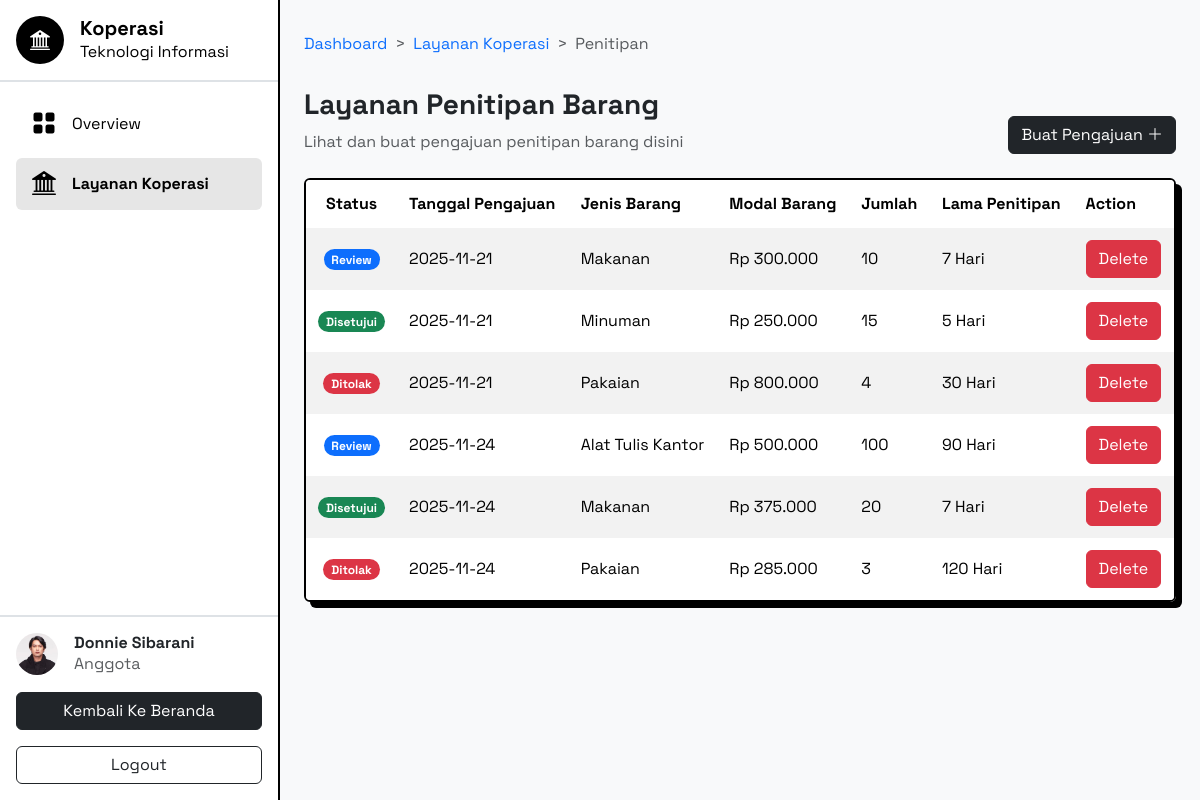
Screenshot of /dashboard/layanan-koperasi/penitipan (signed in) with the database file from the repository.
### tables this page shows
CREATE TABLE `users` (
  `id` int NOT NULL,
  `avatar` varchar(150) NOT NULL,
  `nama` varchar(50) NOT NULL,
  `username` varchar(15) NOT NULL,
  `password` varchar(100) NOT NULL,
  `timestamp` timestamp NULL DEFAULT CURRENT_TIMESTAMP,
  `keterangan` text NOT NULL,
  `auth` varchar(20) NOT NULL,
  `aktif` enum('1','0') DEFAULT '1',
  `hapus` enum('1','0') DEFAULT '0'
);

CREATE TABLE `pengajuan_penitipan` (
  `id` int NOT NULL,
  `tanggal` date NOT NULL,
  `jenis_barang` varchar(255) NOT NULL,
  `modal_barang` int NOT NULL,
  `jumlah` int NOT NULL,
  `lama_penitipan` int NOT NULL,
  `status` enum('review','disetujui','ditolak') DEFAULT 'review',
  `user_id` int NOT NULL
);

### app/Core/Controller.php (called while the page is built, shortened)
<?php
class Controller {
   protected function renderView(string $view, array $data = []) : void
   {
      extract($data);
      require_once __DIR__ . "/../View/" . $view . ".php";
   }
}

### app/Controller/PenitipanController.php (called while the page is built, shortened)
<?php
class PenitipanController extends Controller {
   private PengajuanPenitipan $pengajuanPenitipanModel;
   public function __construct()
   {
      $this->pengajuanPenitipanModel = new PengajuanPenitipan();
   }
   public function index() : void
   {
      $applications = $this->pengajuanPenitipanModel->getAllPengajuanByUserId($_SESSION["userId"]);
      $this->renderView(view: "Dashboard/index", data: ["page" => "LayananKoperasi/Penitipan/index", "applications" => $applications]);
   }
}

### public/index.php (called while the page is built, shortened)
<?php
try {
   Router::dispatch();
} catch (Exception $e) {
   http_response_code(500);
   require_once __DIR__ . "/../app/View/Error/internal-server-error.php";
}

### app/Config/Database.php (called while the page is built, shortened)
<?php
class Database {
   public static function getConnection() : PDO
   {
      $servername = "localhost";
      $database = "koperasi";
      $username = "root";
      $password = "";
      return new PDO("mysql:host=$servername;dbname=$database", $username, $password);
   }
}

### app/Model/User.php (called while the page is built, shortened)
<?php
class User {
   private PDO $db;
   public function __construct()
   {
      $this->db = Database::getConnection();
   }
   public function getUserById(int $id) : ?array
   {
      $sql = "SELECT * FROM users WHERE id = ?";
      $stmt = $this->db->prepare($sql);
      $stmt->execute([$id]);
      $user = $stmt->fetch(PDO::FETCH_ASSOC);
      return $user ?: null;
   }
}

### app/Model/PengajuanPenitipan.php (called while the page is built, shortened)
<?php
class PengajuanPenitipan {
   private PDO $db;
   public function __construct()
   {
      $this->db = Database::getConnection();
   }
   public function getAllPengajuanByUserId(int $userId) : array
   {
      $sql = "SELECT * FROM pengajuan_penitipan WHERE user_id = ?";
      $stmt = $this->db->prepare($sql);
      $stmt->execute([$userId]);
      return $stmt->fetchAll(PDO::FETCH_ASSOC);
   }
}

### app/Utils/CurrencyFormatter.php (called while the page is built, shortened)
<?php
class CurrencyFormatter {
   public static function format(int $price) : string
   {
      $formatter = new NumberFormatter('id_ID', NumberFormatter::CURRENCY);
      $formatter->setAttribute(NumberFormatter::FRACTION_DIGITS, 0);
      return $formatter->formatCurrency($price, 'IDR');
   }
}

### app/View/Dashboard/LayananKoperasi/Penitipan/index.php (the view, shortened to what this page needs)
<nav style="--bs-breadcrumb-divider: '>';" aria-label="breadcrumb" class="py-2 mb-4">
   <ol class="breadcrumb mb-0">
      <li class="breadcrumb-item"><a href="/dashboard">Dashboard</a></li>
      <li class="breadcrumb-item"><a href="/dashboard/layanan-koperasi">Layanan Koperasi</a></li>
      <li class="breadcrumb-item active" aria-current="page">Penitipan</li>
   </ol>
</nav>
<header class="d-flex flex-column flex-sm-row justify-content-sm-between align-items-sm-end gap-3 mb-4">
   <div>
      <h3 class="mb-2 fw-bold">Layanan Penitipan Barang</h3>
      <p class="m-0 text-body-secondary">Lihat dan buat pengajuan penitipan barang disini</p>
   </div>
   <a href="/dashboard/layanan-koperasi/penitipan/create" class="btn btn-dark">
      Buat Pengajuan
      <i class="bi bi-plus-lg"></i>
   </a>
</header>
<div class="table-responsive border border-2 border-black drop-shadow-lg rounded-2">
   <table class="table table-borderless table-striped m-0 align-middle">
      <thead class="sticky-top">
         <tr>
            <th class="text-center">Status</th>
            <th>Tanggal Pengajuan</th>
            <th>Jenis Barang</th>
            <th>Modal Barang</th>
            <th>Jumlah</th>
            <th>Lama Penitipan</th>
            <th>Action</th>
         </tr>
      </thead>
      <tbody>
         <?php
            foreach ($applications as $application) { ?>
               <tr>
                  <td class="text-center">
                     <?php if ($application["status"] === "review") { ?>
                        <span class="badge text-bg-primary rounded-5">Review</span>
                     <?php } ?>
                     <?php if ($application["status"] === "disetujui") { ?>
                        <span class="badge text-bg-success rounded-5">Disetujui</span>
                     <?php } ?>
                     <?php if ($application["status"] === "ditolak") { ?>
                        <span class="badge text-bg-danger rounded-5">Ditolak</span>
                     <?php } ?>
                  </td>
                  <td><?=$application["tanggal"]?></td>
                  <td><?=$application["jenis_barang"]?></td>
                  <td><?=CurrencyFormatter::format($application["modal_barang"])?></td>
                  <td><?=$application["jumlah"]?></td>
                  <td><?=$application["lama_penitipan"]?> Hari</td>
                  <td><a href=<?="/penitipan/delete/{$application['id']}"?> class="btn btn-danger">Delete</a></td>
               </tr>
         <?php } ?>
      </tbody>
   </table>
</div>

### app/Core/Router.php (shortened to what this page needs)
<?php
class Router {
   private static array $routes = [];
   public static function addRoute(string $method, string $path, string $controller, string $action, array $middlewares = []) : void
   {
      array_push(self::$routes,
         [
            "method" => $method,
            "path" => $path,
            "controller" => $controller,
            "action" => $action,
            "middlewares" => $middlewares
         ]
      );
   }
   public static function dispatch() : void
   {
      $path = $_SERVER["PATH_INFO"] ?? "/";
      $method = $_SERVER["REQUEST_METHOD"];
      foreach (self::$routes as $route) {
         $pattern = preg_replace("#:([a-zA-Z_][a-zA-Z0-9_]*)#", "([^/]+)", $route["path"]);
         $pattern = "#^" . $pattern . "$#";
         $routeAndPathExist = $route["method"] === $method && preg_match($pattern, $path, $matches);
         if ($routeAndPathExist) {
            array_shift($matches);
            $controller = new $route["controller"];
            $action = $route["action"];
            $controller->$action(...$matches);
            return;
         }
      }
   }
}

### app/Template/sidebar.php (shortened to what this page needs)
<aside id="dashboardSidebar" class="bg-white border-end border-2 border-black vh-100 d-flex flex-column" style="min-width: 280px; transition: 300ms;">
   <div class="p-3 border-bottom border-2 position-relative">
      <div class="d-flex align-items-center gap-3">
         <div class="bg-black d-flex flex-grow-0 justify-content-center align-items-center rounded-circle" style="width: 48px; height: 48px;">
            <i class="text-white bi bi-bank2 fs-5"></i>
         </div>
         <div class="text-black">
            <h5 class="fw-bold m-0">Koperasi</h5>
            <p class="m-0">Teknologi Informasi</p>
         </div>
      </div>
   </div>
   <div class="d-flex flex-column flex-grow-1 gap-2 p-3 overflow-y-auto">
      <a href="/dashboard" class="dashboard-menu d-flex align-items-center gap-3 text-decoration-none text-black px-3 py-2 rounded-2">
         <i class="bi bi-grid-fill fs-4"></i>
         <p class="m-0">Overview</p>
      </a>
      <?php if ($userAuth === "anggota") { ?>
         <a href="/dashboard/layanan-koperasi" class="dashboard-menu d-flex align-items-center gap-3 text-decoration-none text-black px-3 py-2 rounded-2">
            <i class="bi bi-bank2 fs-4"></i>
            <p class="m-0">Layanan Koperasi</p>
         </a>
      <?php } ?>
   </div>
   <div class="p-3 border-top border-2 d-flex flex-column gap-3">
      <div class="d-flex align-items-center gap-3" style="cursor: pointer;">
         <div class="flex-grow-0 bg-dark-subtle rounded-circle overflow-hidden" style="width: 42px; height: 42px;">
            <img src=<?=$userAvatar?> alt=<?=$userAvatarName?> class="w-100 h-100 object-fit-cover">
         </div>
         <div>
            <h6 class="m-0 fw-bold"><?=$userNama?></h6>
            <p class="m-0 text-body-secondary text-capitalize"><?=$userAuth?></p>
         </div>
      </div>
      <a href="/" class="btn btn-dark">Kembali Ke Beranda</a>
      <a href="/logout" class="btn btn-outline-dark w-100">Logout</a>
   </div>
</aside>

### public/assets/css/base-style.css (style rules this page uses)
body { font-family: "Space Grotesk"; }
table th, table td { white-space: nowrap !important; padding: 0.75rem !important; }
a { text-decoration: none; }

### public/assets/css/custom-utilities.css (style rules this page uses)
.drop-shadow-lg { box-shadow: 6px 6px 0px 0px black; }

### public/assets/css/dashboard.css (style rules this page uses)
#dashboardSidebar { position: fixed; top: 0; left: -100%; z-index: 9999; }
.dashboard-menu.active { background-color: #e6e6e6; font-weight: bold; }
@media screen and (min-width: 992px) { #dashboardSidebar { position: static; } }

### rows the page displays
users: shows "Layanan Koperasi", avatar (picture), nama "Donnie Sibarani", auth "Anggota"
pengajuan_penitipan: status "Review", tanggal "2025-11-21", jenis_barang "Makanan", modal_barang "Rp 300.000", jumlah "10", lama_penitipan "7"
pengajuan_penitipan: status "Disetujui", tanggal "2025-11-21", jenis_barang "Minuman", modal_barang "Rp 250.000", jumlah "15", lama_penitipan "5"
pengajuan_penitipan: status "Ditolak", tanggal "2025-11-21", jenis_barang "Pakaian", modal_barang "Rp 800.000", jumlah "4", lama_penitipan "30"
pengajuan_penitipan: status "Review", tanggal "2025-11-24", jenis_barang "Alat Tulis Kantor", modal_barang "Rp 500.000", jumlah "100", lama_penitipan "90"
pengajuan_penitipan: status "Disetujui", tanggal "2025-11-24", jenis_barang "Makanan", modal_barang "Rp 375.000", jumlah "20", lama_penitipan "7"
pengajuan_penitipan: status "Ditolak", tanggal "2025-11-24", jenis_barang "Pakaian", modal_barang "Rp 285.000", jumlah "3", lama_penitipan "120"
